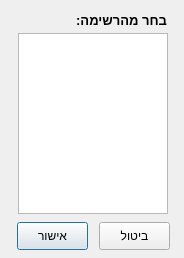
<?xml version="1.0" encoding="UTF-8"?>
<ui version="4.0">
 <class>ListDialog</class>
 <widget class="QDialog" name="ListDialog">
  <property name="geometry">
   <rect>
    <x>0</x>
    <y>0</y>
    <width>184</width>
    <height>258</height>
   </rect>
  </property>
  <property name="sizePolicy">
   <sizepolicy hsizetype="Fixed" vsizetype="Fixed">
    <horstretch>0</horstretch>
    <verstretch>0</verstretch>
   </sizepolicy>
  </property>
  <property name="minimumSize">
   <size>
    <width>184</width>
    <height>258</height>
   </size>
  </property>
  <property name="maximumSize">
   <size>
    <width>184</width>
    <height>258</height>
   </size>
  </property>
  <property name="windowTitle">
   <string>בחירה מרשימה</string>
  </property>
  <property name="layoutDirection">
   <enum>Qt::RightToLeft</enum>
  </property>
  <widget class="QPushButton" name="btnOk">
   <property name="geometry">
    <rect>
     <x>17</x>
     <y>222</y>
     <width>71</width>
     <height>28</height>
    </rect>
   </property>
   <property name="text">
    <string>אישור</string>
   </property>
  </widget>
  <widget class="QPushButton" name="btnCancel">
   <property name="geometry">
    <rect>
     <x>99</x>
     <y>222</y>
     <width>71</width>
     <height>28</height>
    </rect>
   </property>
   <property name="text">
    <string>ביטול</string>
   </property>
  </widget>
  <widget class="QLabel" name="lblText">
   <property name="geometry">
    <rect>
     <x>36</x>
     <y>10</y>
     <width>131</width>
     <height>20</height>
    </rect>
   </property>
   <property name="font">
    <font>
     <family>Arial</family>
     <pointsize>10</pointsize>
     <weight>75</weight>
     <bold>true</bold>
    </font>
   </property>
   <property name="text">
    <string>בחר מהרשימה:</string>
   </property>
  </widget>
  <widget class="QListWidget" name="lstItems">
   <property name="geometry">
    <rect>
     <x>18</x>
     <y>33</y>
     <width>150</width>
     <height>181</height>
    </rect>
   </property>
   <property name="layoutDirection">
    <enum>Qt::LeftToRight</enum>
   </property>
  </widget>
 </widget>
 <resources/>
 <connections/>
</ui>
